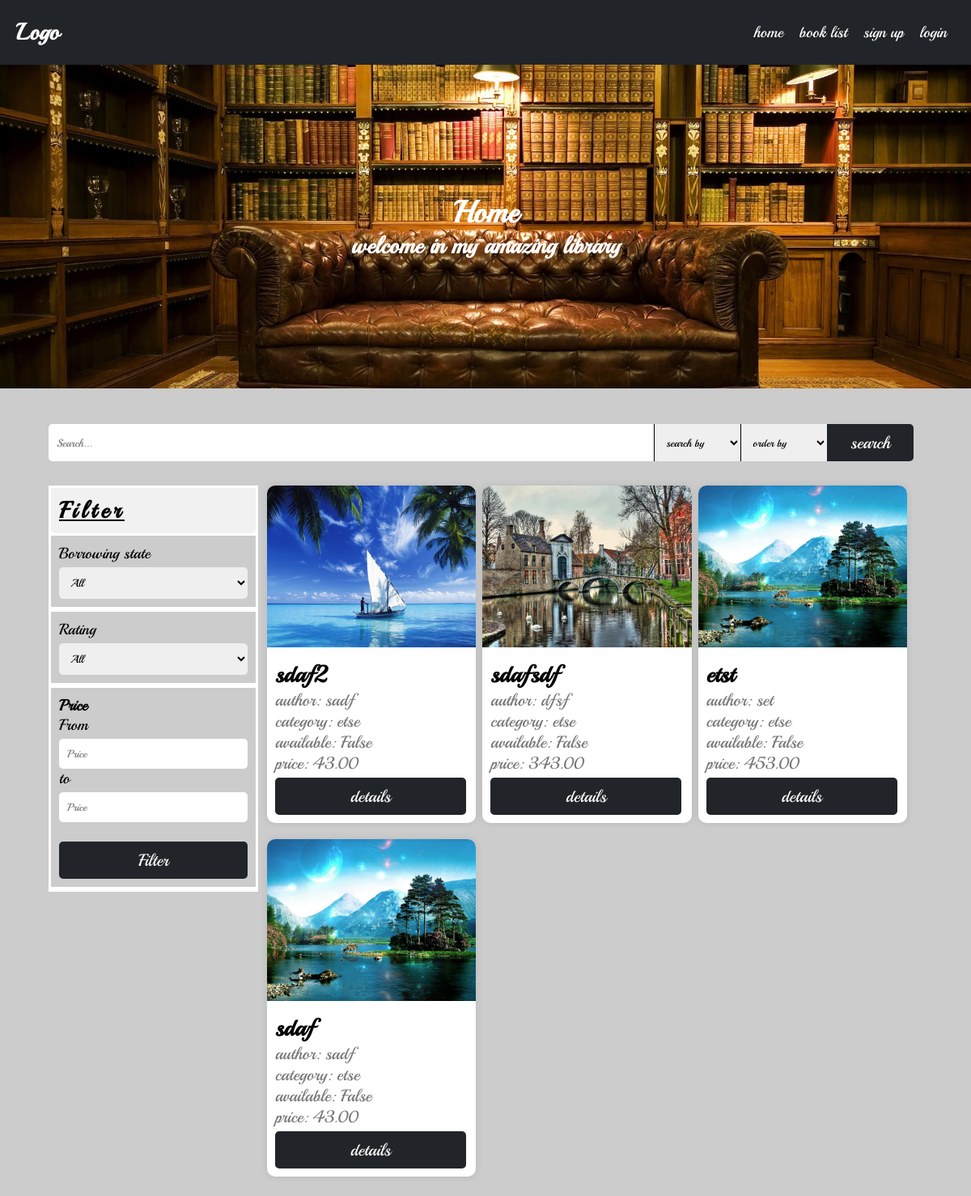
The app's page /books/list/, older data.
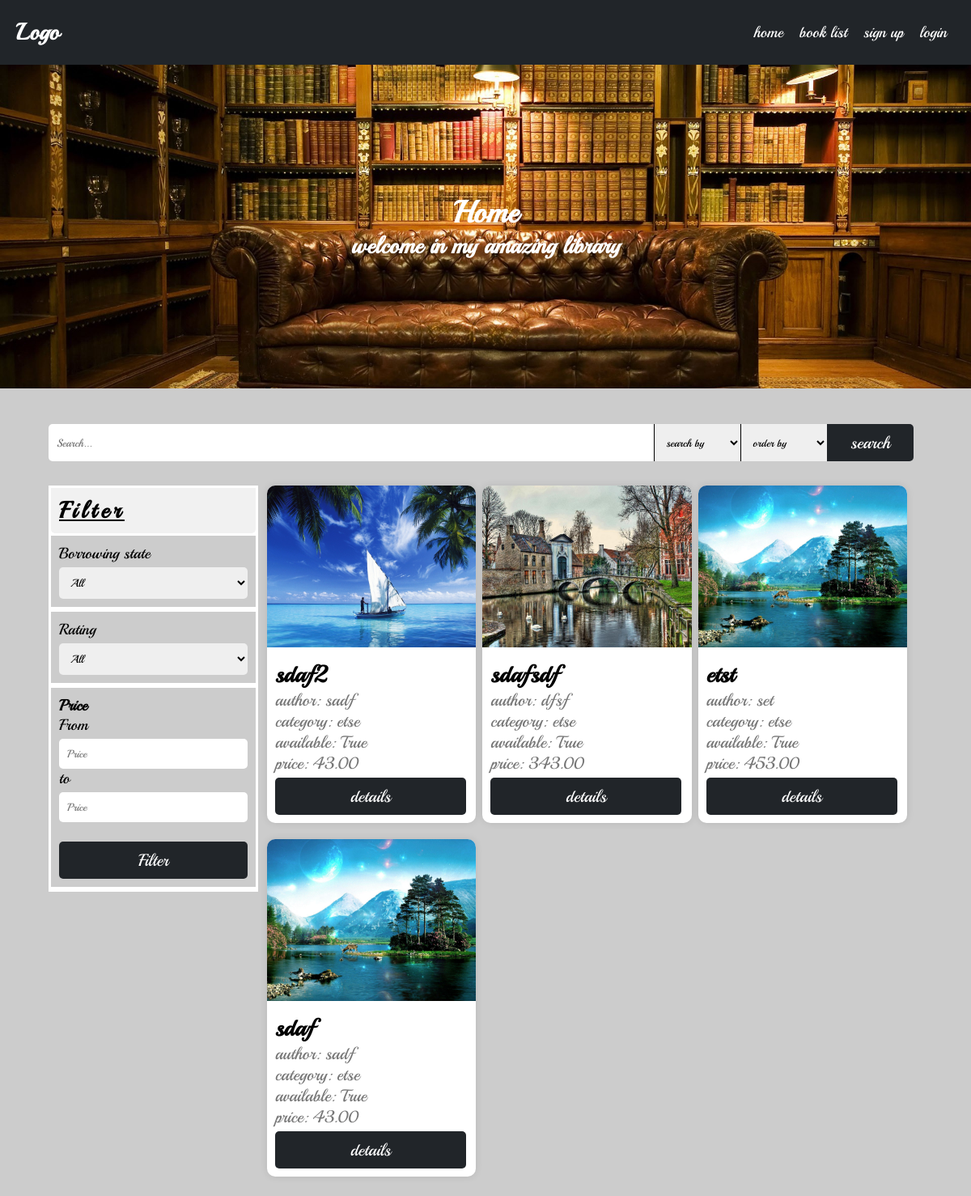
The same page, newer data.
### books/models.py (models this page shows, shortened)
class Book(BasicModel):
    uploaded_by = models.ForeignKey(User, on_delete=models.CASCADE, related_name='books')
    category = models.ForeignKey(Category, on_delete=models.CASCADE, related_name='books')
    viewers = models.ManyToManyField(User, through=Viewers, related_name='viewed_books')
    title = models.CharField(max_length=100)
    author = models.CharField(max_length=100)
    price = models.DecimalField(max_digits=5, decimal_places=2)
    description = models.TextField()
    borrower = models.ForeignKey(User, on_delete=models.SET_NULL, related_name='borrowed_books', null=True, blank=True)
    objects = BookManager()
    @property
    def is_borrowed(self):
        return self.borrower is not None
    class Meta:
        verbose_name = 'Book'
        verbose_name_plural = 'Books'

class BookImage(BasicModel):
    image = models.ImageField(upload_to=book_cover_path, null=True, blank=True)
    book = models.OneToOneField(Book, on_delete=models.CASCADE, related_name='image', null=True, blank=True)
    class Meta:
        verbose_name = 'Book Image'
        verbose_name_plural = 'Book Images'
    @property
    def url(self):
        return self.image.url

### categories/models.py (models this page shows)
class Category(BasicModel):
    title = models.CharField(max_length=100)
    class Meta:
        verbose_name = 'Category'
        verbose_name_plural = 'Categories'
    def __str__(self):
        return self.title

### books/views.py (the view, shortened to what this page needs)
# urls.py: path('list/', views.BookListView.as_view(), name='book_list'),
class BookListView(ListView):
    queryset = Book.objects.active()
    context_object_name = 'books'
    def get_queryset(self):
        queryset = self.queryset
        queryset = self.apply_search(queryset)
        queryset = self.apply_filter(queryset)
        queryset = self.apply_ordering(queryset)
        return queryset
    def apply_ordering(self, queryset):
        ordering = self.request.GET.get('order_by', '?')
        if ordering == 'price_desc':
            queryset = queryset.order_by('-price')
        elif ordering == 'price_acs':
            queryset = queryset.order_by('price')
        elif ordering == 'rating_desc':
            queryset = queryset.order_by('-rating')
        elif ordering == 'rating_acs':
            queryset = queryset.order_by('rating')
        elif ordering == 'views_desc':
            queryset = queryset.order_by('-views')
        elif ordering == 'views_acs':
            queryset = queryset.order_by('views')
        elif ordering == 'time_desc':
            queryset = queryset.order_by('-created_at')
        elif ordering == 'time_acs':
            queryset = queryset.order_by('created_at')
        else:
            queryset = queryset.order_by('?')
        return queryset
    def apply_search(self, queryset):
        q = self.request.GET.get('q', '')
        search_by = self.request.GET.get('search_by', 'all')
        if not q:
            return queryset
    def apply_filter(self, queryset):
        available = self.request.GET.get('available', '')
        rating = self.request.GET.get('rating', '')
        price_from = self.request.GET.get('price_from', 0)
        price_to = self.request.GET.get('price_to', 100000000000000000000)
        if available != '' and available:
            queryset = queryset.filter(borrower=None)
        if price_from < price_to:
            queryset = queryset.filter(price__range=(price_from, price_to))
        return queryset
    def get_context_data(self, **kwargs):
        context = super().get_context_data(**kwargs)
        context['q'] = self.request.GET.get('q', '')
        context['search_by'] = self.request.GET.get('search_by', 'all')
        context['available'] = self.request.GET.get('available', '')
        context['rating'] = int(self.request.GET.get('rating', 0))
        context['price_from'] = self.request.GET.get('price_from', '')
        context['price_to'] = self.request.GET.get('price_to', '')
        context['order_by'] = self.request.GET.get('order_by', '')
        return context

### books/templatetags/custom_filters.py (called while the page is built)
@register.filter( name='not' )
def not_gate(value):
    return not value

@register.filter( name='my_range')
def my_range(value):
    return range(1,value+1)

### templates/books/book_list.html (shortened to what this page needs)
{% extends "base.html" %}
{% load custom_filters %}
{% load static %}
{% block content %}
<div class="container">
    <div class="row">
        <form class="col-12 search-box">
            <input name="q"  placeholder="Search..." type="search" id="search" value="{{q}}">
            <select name="search_by" id="search_by">
                <option value="all" {% if search_by == 'all' %} selected {% endif %}>search by</option>
            </select>
             <select name="order_by" id="order_by">
                <option value="all" {% if order_by == 'all' %} selected {% endif %}>order by</option>
            </select>
            <button class="btn-1 btn-dark"> search</button>
        </form>
    </div>
    <div class="row" >
        <div class="col-3 filter-box-parent">
            <h3 class="header">Filter</h3>
            <div class="filter-box w-100">
                <form id="filter_form" class="form">
                        <div class="input-container">
                            <label for="available">Borrowing state</label>
                            <select name="available" id="available" class="form-control" class="input">
                                <option value="">All</option>
                            </select>
                        </div>
                        <div class="input-container">
                            <label for="rating">Rating</label>
                            <select name="rating" id="rating" class="form-control" class="input">
                                <option value="0">All</option>
                            </select>
                        </div>
                        <div class="input-container">
                            <h4>Price</h4>
                            <label for="price_from">From</label>
                            <input type="number" name="price_from" id="price_from" class="form-control" placeholder="Price" class="input" value="{{price_from}}" min="0">
                            <label for="price_to">to</label>
                            <input type="number" name="price_to" id="price_to" class="form-control" placeholder="Price" class="input" value="{{price_to}}" min="0">
                            <button class="btn-6 btn-dark" style="margin-top: 24px">Filter</button>
                        </div>
                </form>
            </div>
        </div>
        <div class="col-9">
            <div class="row " id="book_list_user">
            {% for book in books %}
            <div class="col-12 col-sm-6 col-md-4">
                <div class="card">
                    <img src={{book.image.url}} alt="book image">
                    <div class="card-body">
                        <h2 class="card-title">{{book.title}}</h2>
                        <span>author: {{book.author}}</span>
                        <span>category: {{book.category}}</span>
                        <span>available: {{book.is_borrowed|not}}</span>
                        <span>price: {{book.price}}</span>
                        <div class="row w-100">
                            <div class="col-12 text-center">
                                <button class="btn-6 btn-dark" onclick="urlRedirect(`{% url 'book_details' book.slug %}`)">
                                    details
                                </button>
                            </div>
                        </div>
                    </div>
                </div>
            </div>
            {% endfor %}
        </div>
            </div>
    </div>
</div>
{% endblock %}

### templates/base.html (shortened to what this page needs)
{% load static %}
<!DOCTYPE html>
<html lang="en">
<head>
    <link rel="stylesheet" href="{% static 'assets/css/utilities.css' %}">
</head>
<body>
    <nav id="nav">
        <div class="first">
            <div id="logo"><a href="{% url 'home' %}">Logo</a></div>
        </div>
        <ul>
            <li><a href="{% url 'home' %}">home</a></li>
            <li><a href="{% url 'book_list' %}">book list</a></li>
            {% if user.is_anonymous %}
                <li><a href="{% url 'signup' %}">sign up</a></li>
                <li><a href="{% url 'login' %}">login</a></li>
            {% else %}
                {% if user.is_superuser %}
                    <li><a href="">dashboard</a></li>
                {% endif %}
                <li><a href="{% url 'logout' %}">logout</a></li>
            {% endif %}
        </ul>
    </nav>
{% block header %}
<header>
    <img src="{% static 'assets/images/header.jpg' %}" alt="header image">
    <h1> Home</h1>
    <h2> welcome in my amazing library</h2>
</header>
{% endblock %}
    {% block content %}
    {% endblock %}
</body>
</html>

### static/assets/css/utilities.css (style rules this page uses)
:root { font-size: 19px; }
* { box-sizing: border-box; margin: 0; padding: 0; font-family: Playball, cursive; }
body { padding-top: 80px; background-color: #ccc; min-height: 100dvh; }
nav { position: fixed; top: 0; width: 100%; height: 80px; background-color: #212529; color: white; display: flex; justify-content: space-between; align-items: center; padding: 0 20px; overflow: hidden; transition: min-height 0.2s linear; z-index: 2; }
nav > .first { display: flex; justify-content: space-between; flex-direction: row; align-items: center; }
nav > .first #logo > a { font-size: 1.5rem; text-decoration: none; color: white; font-weight: bold; }
nav > ul { display: flex; list-style: none; }
nav > ul > li { margin: 0 10px; }
nav > ul > li > a { text-decoration: none; color: white; font-size: 1rem; transition: color 0.2s linear; }
header { width: 100%; height: 400px; color: white; display: flex; flex-direction: column; align-items: center; justify-content: center; position: relative; }
header > img { width: 100%; height: 400px; object-fit: cover; position: absolute; top: 0; left: 0; z-index: -1; }
.container { width: 90%; display: flex; justify-content: center; align-items: center; flex-direction: column; gap: 20px; margin: 2% auto; }
.container .row { width: 100%; display: flex; justify-content: flex-start; align-items: center; flex-direction: row; row-gap: 20px; column-gap: 1%; flex-wrap: wrap; }
.container .row .col-3 { width: calc(8.3333333333% * 3 - 1%); }
.container .row .col-9 { width: calc(8.3333333333% * 9 - 1%); }
.container .row .col-12 { width: calc(8.3333333333% * 12 - 1%); }
@media screen and (min-width: 768px) { .container .row .col-sm-6 { width: calc(8.3333333333% * 6 - 1%); } }
@media screen and (min-width: 992px) { .container .row .col-md-4 { width: calc(8.3333333333% * 4 - 1%); } }
.w-100 { width: 100% !important; }
.form { width: 100%; padding: 15px; display: flex; justify-content: center; align-items: center; flex-direction: column; gap: 10px; background-color: #ccc; }
.form > .input-container { display: flex; flex-direction: column; width: 100%; }
.form > .input-container > input, .form > .input-container textarea, .form > .input-container select { width: 100%; padding: 10px; border: none; border-radius: 5px; margin-top: 5px; outline: none; }
.btn-1 { width: calc(16.6666666667% * 1); padding: 10px; border: none; border-radius: 5px; margin-top: 5px; outline: none; cursor: pointer; font-size: 1.1rem; }
.btn-6 { width: calc(16.6666666667% * 6); padding: 10px; border: none; border-radius: 5px; margin-top: 5px; outline: none; cursor: pointer; font-size: 1.1rem; }
.btn-dark { background-color: #212529; color: white; }
.search-box { width: 100%; padding: 10px 0; border: none; border-radius: 5px; margin-top: 5px; display: flex; justify-content: center; }
.search-box > input { width: 70%; padding: 10px; border: none; border-radius: 5px 0 0 5px; margin-top: 5px; }
.search-box > select { width: 10%; padding: 10px; border: none; margin-top: 5px; outline: none; border-left: 1px solid black; cursor: pointer; }
.search-box > button { border-radius: 0 5px 5px 0; width: 10%; }
.card { background-color: white; border-radius: 10px; box-shadow: 0 0 10px rgba(0, 0, 0, 0.1); }
.card > img { width: 100%; object-fit: cover; border-radius: 10px 10px 0 0; height: 200px; }
.card > .card-body { padding: 10px; display: flex; justify-content: center; align-items: start; flex-direction: column; }
.card > .card-body > h2 { font-weight: bold; }
.card > .card-body > span { font-size: 1.1rem; color: #777; font-weight: 500; }
.text-center { text-align: center; }
.filter-box-parent { height: max-content; background-color: white; position: sticky; top: 100px; align-self: flex-start; border: 3px solid white; }
.filter-box-parent .header { padding: 10px; background-color: #f1f1f1; font-weight: bold; border-bottom-left-radius: 5px; border-bottom-right-radius: 5px; font-size: 1.5rem; text-decoration: underline; letter-spacing: 5px; }
.filter-box-parent .form { padding: 0; gap: 0; }
.filter-box-parent .form .input-container { border-top: 3px solid white; border-bottom: 3px solid white; width: 100%; padding: 10px; }

Row changes from the older to the newer data that the page shows:
changed Book "sdaf2": is_borrowed|not "False" → "True"
changed Book "sdafsdf": is_borrowed|not "False" → "True"
changed Book "etst": is_borrowed|not "False" → "True"
changed Book "sdaf": is_borrowed|not "False" → "True"
